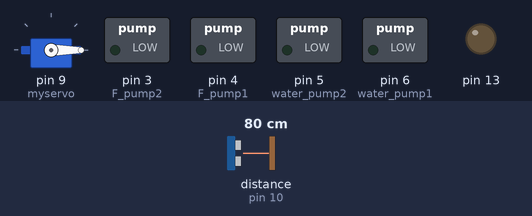
Recording of a sketch running on a simulated Arduino Uno, built with avr-gcc and run on an emulated ATmega328P. Parts: servo, switched loads named in the sketch (green lamp = pin HIGH), output pins drawn as LEDs (lit = HIGH). Wiring (inferred from the names in the program): ultrasonic range finder: trigger pin 11; echo pin 10. The inputs (shaded band) are chosen by the test bench; at power-on: distance to the obstacle (sensor on pin 10) 80 cm. The echo pulse lasts 58.3 µs per cm; pins used as bus, display or sensor lines are not drawn; what the sketch prints to the serial monitor is not drawn.

Above: at 1.2 s.
1.3 s: distance to the obstacle (sensor on pin 10) set to 2 cm
Timing chart, 0 to 55.1 s (numbered marks = the images above; inputs shaded):
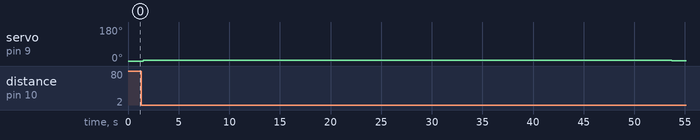

The sketch:

Arduino_code.ino
```cpp
#include <Servo.h>

Servo myservo;  // create servo object to control a servo

int pos = 0;    // variable to store the servo position
int Y = 24.5;   // Y is the height of the ultrasounic sensor
int Z = 8;  //Z is the distance between the stick and the plant
int h = 0;  //h is the height of the plant
int x = 0;
const int trigPin = 11;
const int echoPin = 10;
long duration;
int distance;
int average = 0;
int old_dis = 0;
int averag;
int i;
int j;
float angl = 0;
float angle = 0;
float tangente = 0;
int F_pump1 = 4;
int F_pump2 = 3;
int water_pump1 = 6;
int water_pump2 = 5;
void setup()
{
  myservo.attach(9);  // attaches the servo on pin 9 to the servo object
  pinMode(trigPin, OUTPUT); // Sets the trigPin as an Output
  pinMode(echoPin, INPUT); // Sets the echoPin as an Input
  Serial.begin(115200);
  Serial.setTimeout(1);
  pinMode(13, OUTPUT);
  pinMode(F_pump1, OUTPUT);
  pinMode(F_pump2, OUTPUT);
  pinMode(water_pump1, OUTPUT);
  pinMode(water_pump2, OUTPUT);
}

void loop()
{
  for (pos = 0; pos < 224; pos += 3)
  {
    myservo.write(pos);
    angl = pos * 90;
    angl = angl / 112;
    if (pos <= 90) {
      angle = 90 - angl;
      j = 1;
    }
    else {
      angle = angl - 90;
      j = 2;
    }
    angle = angle * 3.14;
    angle = angle / 180;
    tangente = tan(angle);

    for (i = 1; i <= 100; i += 1)
    { // Clears the trigPin
      digitalWrite(trigPin, LOW);
      delayMicroseconds(2);
      // Sets the trigPin on HIGH state for 10 micro seconds
      digitalWrite(trigPin, HIGH);
      delayMicroseconds(10);
      digitalWrite(trigPin, LOW);
      // Reads the echoPin, returns the sound wave travel time in microseconds
      duration = pulseIn(echoPin, HIGH);
      // Calculating the distance
      distance = duration * 0.034 / 2;
      //    if((distance-old_dis)> 40 || (distance-old_dis)<-40){distance = old_dis;}
      //  old_dis = distance;
      average = distance + average;
      averag = average / i - 1;
      delay(10);
    }

    Serial.print("Distance: ");
    if (averag > 60 || average < 0) {
      Serial.println("Out of Range ");
    }
    else {
      Serial.println(averag);
      average = 0;
      break;
    }
    average = 0;
    delay(50);
  }

  for (i = 1; i <= 100; i += 1)
  { // Clears the trigPin
    digitalWrite(trigPin, LOW);
    delayMicroseconds(2);
    // Sets the trigPin on HIGH state for 10 micro seconds
    digitalWrite(trigPin, HIGH);
    delayMicroseconds(10);
    digitalWrite(trigPin, LOW);
    // Reads the echoPin, returns the sound wave travel time in microseconds
    duration = pulseIn(echoPin, HIGH);
    // Calculating the distance
    distance = duration * 0.034 / 2;
    //    if((distance-old_dis)> 40 || (distance-old_dis)<-40){distance = old_dis;}
    //  old_dis = distance;
    average = distance + average;
    averag = average / i - 1;
    delay(10);
  }
  Serial.print("Distance: ");
  Serial.println(distance);
  Serial.print("Final Distance: ");
  Serial.println(averag);
  if (j = 2) {
    h = Z * tangente;
    h = Y - h;
  }
  else {
    h = Z * tangente;
    h = Y + h;
  }
  Serial.print(" height: ");
  Serial.println(h);
  delay(50000);
  for (pos = pos; pos > 0; pos -= 1) {
    myservo.write(pos);
    delay(50);
  }

  int i = 0;
  while (i < 20) {
    Serial.println(h);
    delay(10);
    i = i + 1;
  }

  int j = 0;

  while (!Serial.available());
  x = Serial.readString().toInt();
  Serial.print(x);

  if (x != 0) {
    digitalWrite(13, HIGH);
    Serial.println(x);
    Serial.print("is recived");
    delay(1000);
    digitalWrite(13, LOW);
    Serial.println(x);
    Serial.println("is recived");
    delay(1000);
    digitalWrite(13, HIGH);
    Serial.println(x);
    Serial.print("is recived");
    delay(1000);
    x = x / 10;
    moisture(x);
  }
}
void moisture(int L) {
  digitalWrite(water_pump1, HIGH);
  digitalWrite(water_pump2, LOW);
  delay(5000);
  digitalWrite(water_pump1, LOW);
  digitalWrite(water_pump2, LOW);
}
```
